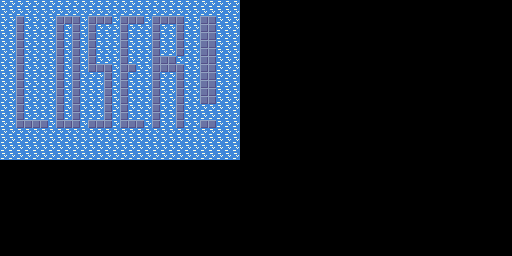

A 2D game scene composited from a Tiled map and its tileset images. What follows is a short description and the map's XML, with every tile layer's data as written:
An orthogonal 64x32 tile map with 8x8 px tiles, 1 tile layer (Tile Layer 1).

<map version="1.10" tiledversion="1.11.2" orientation="orthogonal" renderorder="right-down" width="64" height="32" tilewidth="8" tileheight="8" infinite="0" nextlayerid="2" nextobjectid="1">
 <editorsettings>
  <export target="loser.c" format="gba" />
 </editorsettings>
 <tileset firstgid="1" source="tileset.tsx" />
 <layer id="1" name="Tile Layer 1" width="64" height="32">
  <data encoding="csv">
3,3,3,3,3,3,3,3,3,3,3,3,3,3,3,3,3,3,3,3,3,3,3,3,3,3,3,3,3,3,0,0,0,0,0,0,0,0,0,0,0,0,0,0,0,0,0,0,0,0,0,0,0,0,0,0,0,0,0,0,0,0,0,0,
3,3,3,3,3,3,3,3,3,3,3,3,3,3,3,3,3,3,3,3,3,3,3,3,3,3,3,3,3,3,0,0,0,0,0,0,0,0,0,0,0,0,0,0,0,0,0,0,0,0,0,0,0,0,0,0,0,0,0,0,0,0,0,0,
3,3,2,3,3,3,3,2,2,2,3,2,2,2,3,2,2,2,3,2,2,2,2,3,3,2,2,3,3,3,0,0,0,0,0,0,0,0,0,0,0,0,0,0,0,0,0,0,0,0,0,0,0,0,0,0,0,0,0,0,0,0,0,0,
3,3,2,3,3,3,3,2,3,2,3,2,3,3,3,2,3,3,3,2,3,3,2,3,3,2,2,3,3,3,0,0,0,0,0,0,0,0,0,0,0,0,0,0,0,0,0,0,0,0,0,0,0,0,0,0,0,0,0,0,0,0,0,0,
3,3,2,3,3,3,3,2,3,2,3,2,3,3,3,2,3,3,3,2,3,3,2,3,3,2,2,3,3,3,0,0,0,0,0,0,0,0,0,0,0,0,0,0,0,0,0,0,0,0,0,0,0,0,0,0,0,0,0,0,0,0,0,0,
3,3,2,3,3,3,3,2,3,2,3,2,3,3,3,2,3,3,3,2,3,3,2,3,3,2,2,3,3,3,0,0,0,0,0,0,0,0,0,0,0,0,0,0,0,0,0,0,0,0,0,0,0,0,0,0,0,0,0,0,0,0,0,0,
3,3,2,3,3,3,3,2,3,2,3,2,3,3,3,2,3,3,3,2,3,3,2,3,3,2,2,3,3,3,0,0,0,0,0,0,0,0,0,0,0,0,0,0,0,0,0,0,0,0,0,0,0,0,0,0,0,0,0,0,0,0,0,0,
3,3,2,3,3,3,3,2,3,2,3,2,3,3,3,2,3,3,3,2,2,2,3,3,3,2,2,3,3,3,0,0,0,0,0,0,0,0,0,0,0,0,0,0,0,0,0,0,0,0,0,0,0,0,0,0,0,0,0,0,0,0,0,0,
3,3,2,3,3,3,3,2,3,2,3,2,2,2,3,2,2,3,3,2,2,2,2,3,3,2,2,3,3,3,0,0,0,0,0,0,0,0,0,0,0,0,0,0,0,0,0,0,0,0,0,0,0,0,0,0,0,0,0,0,0,0,0,0,
3,3,2,3,3,3,3,2,3,2,3,3,3,2,3,2,3,3,3,2,3,3,2,3,3,2,2,3,3,3,0,0,0,0,0,0,0,0,0,0,0,0,0,0,0,0,0,0,0,0,0,0,0,0,0,0,0,0,0,0,0,0,0,0,
3,3,2,3,3,3,3,2,3,2,3,3,3,2,3,2,3,3,3,2,3,3,2,3,3,2,2,3,3,3,0,0,0,0,0,0,0,0,0,0,0,0,0,0,0,0,0,0,0,0,0,0,0,0,0,0,0,0,0,0,0,0,0,0,
3,3,2,3,3,3,3,2,3,2,3,3,3,2,3,2,3,3,3,2,3,3,2,3,3,2,2,3,3,3,0,0,0,0,0,0,0,0,0,0,0,0,0,0,0,0,0,0,0,0,0,0,0,0,0,0,0,0,0,0,0,0,0,0,
3,3,2,3,3,3,3,2,3,2,3,3,3,2,3,2,3,3,3,2,3,3,2,3,3,2,2,3,3,3,0,0,0,0,0,0,0,0,0,0,0,0,0,0,0,0,0,0,0,0,0,0,0,0,0,0,0,0,0,0,0,0,0,0,
3,3,2,3,3,3,3,2,3,2,3,3,3,2,3,2,3,3,3,2,3,3,2,3,3,3,3,3,3,3,0,0,0,0,0,0,0,0,0,0,0,0,0,0,0,0,0,0,0,0,0,0,0,0,0,0,0,0,0,0,0,0,0,0,
3,3,2,3,3,3,3,2,3,2,3,3,3,2,3,2,3,3,3,2,3,3,2,3,3,3,3,3,3,3,0,0,0,0,0,0,0,0,0,0,0,0,0,0,0,0,0,0,0,0,0,0,0,0,0,0,0,0,0,0,0,0,0,0,
3,3,2,2,2,2,3,2,2,2,3,2,2,2,3,2,2,2,3,2,3,3,2,3,3,2,2,3,3,3,0,0,0,0,0,0,0,0,0,0,0,0,0,0,0,0,0,0,0,0,0,0,0,0,0,0,0,0,0,0,0,0,0,0,
3,3,3,3,3,3,3,3,3,3,3,3,3,3,3,3,3,3,3,3,3,3,3,3,3,3,3,3,3,3,0,0,0,0,0,0,0,0,0,0,0,0,0,0,0,0,0,0,0,0,0,0,0,0,0,0,0,0,0,0,0,0,0,0,
3,3,3,3,3,3,3,3,3,3,3,3,3,3,3,3,3,3,3,3,3,3,3,3,3,3,3,3,3,3,0,0,0,0,0,0,0,0,0,0,0,0,0,0,0,0,0,0,0,0,0,0,0,0,0,0,0,0,0,0,0,0,0,0,
3,3,3,3,3,3,3,3,3,3,3,3,3,3,3,3,3,3,3,3,3,3,3,3,3,3,3,3,3,3,0,0,0,0,0,0,0,0,0,0,0,0,0,0,0,0,0,0,0,0,0,0,0,0,0,0,0,0,0,0,0,0,0,0,
3,3,3,3,3,3,3,3,3,3,3,3,3,3,3,3,3,3,3,3,3,3,3,3,3,3,3,3,3,3,0,0,0,0,0,0,0,0,0,0,0,0,0,0,0,0,0,0,0,0,0,0,0,0,0,0,0,0,0,0,0,0,0,0,
0,0,0,0,0,0,0,0,0,0,0,0,0,0,0,0,0,0,0,0,0,0,0,0,0,0,0,0,0,0,0,0,0,0,0,0,0,0,0,0,0,0,0,0,0,0,0,0,0,0,0,0,0,0,0,0,0,0,0,0,0,0,0,0,
0,0,0,0,0,0,0,0,0,0,0,0,0,0,0,0,0,0,0,0,0,0,0,0,0,0,0,0,0,0,0,0,0,0,0,0,0,0,0,0,0,0,0,0,0,0,0,0,0,0,0,0,0,0,0,0,0,0,0,0,0,0,0,0,
0,0,0,0,0,0,0,0,0,0,0,0,0,0,0,0,0,0,0,0,0,0,0,0,0,0,0,0,0,0,0,0,0,0,0,0,0,0,0,0,0,0,0,0,0,0,0,0,0,0,0,0,0,0,0,0,0,0,0,0,0,0,0,0,
0,0,0,0,0,0,0,0,0,0,0,0,0,0,0,0,0,0,0,0,0,0,0,0,0,0,0,0,0,0,0,0,0,0,0,0,0,0,0,0,0,0,0,0,0,0,0,0,0,0,0,0,0,0,0,0,0,0,0,0,0,0,0,0,
0,0,0,0,0,0,0,0,0,0,0,0,0,0,0,0,0,0,0,0,0,0,0,0,0,0,0,0,0,0,0,0,0,0,0,0,0,0,0,0,0,0,0,0,0,0,0,0,0,0,0,0,0,0,0,0,0,0,0,0,0,0,0,0,
0,0,0,0,0,0,0,0,0,0,0,0,0,0,0,0,0,0,0,0,0,0,0,0,0,0,0,0,0,0,0,0,0,0,0,0,0,0,0,0,0,0,0,0,0,0,0,0,0,0,0,0,0,0,0,0,0,0,0,0,0,0,0,0,
0,0,0,0,0,0,0,0,0,0,0,0,0,0,0,0,0,0,0,0,0,0,0,0,0,0,0,0,0,0,0,0,0,0,0,0,0,0,0,0,0,0,0,0,0,0,0,0,0,0,0,0,0,0,0,0,0,0,0,0,0,0,0,0,
0,0,0,0,0,0,0,0,0,0,0,0,0,0,0,0,0,0,0,0,0,0,0,0,0,0,0,0,0,0,0,0,0,0,0,0,0,0,0,0,0,0,0,0,0,0,0,0,0,0,0,0,0,0,0,0,0,0,0,0,0,0,0,0,
0,0,0,0,0,0,0,0,0,0,0,0,0,0,0,0,0,0,0,0,0,0,0,0,0,0,0,0,0,0,0,0,0,0,0,0,0,0,0,0,0,0,0,0,0,0,0,0,0,0,0,0,0,0,0,0,0,0,0,0,0,0,0,0,
0,0,0,0,0,0,0,0,0,0,0,0,0,0,0,0,0,0,0,0,0,0,0,0,0,0,0,0,0,0,0,0,0,0,0,0,0,0,0,0,0,0,0,0,0,0,0,0,0,0,0,0,0,0,0,0,0,0,0,0,0,0,0,0,
0,0,0,0,0,0,0,0,0,0,0,0,0,0,0,0,0,0,0,0,0,0,0,0,0,0,0,0,0,0,0,0,0,0,0,0,0,0,0,0,0,0,0,0,0,0,0,0,0,0,0,0,0,0,0,0,0,0,0,0,0,0,0,0,
0,0,0,0,0,0,0,0,0,0,0,0,0,0,0,0,0,0,0,0,0,0,0,0,0,0,0,0,0,0,0,0,0,0,0,0,0,0,0,0,0,0,0,0,0,0,0,0,0,0,0,0,0,0,0,0,0,0,0,0,0,0,0,0
</data>
 </layer>
</map>
